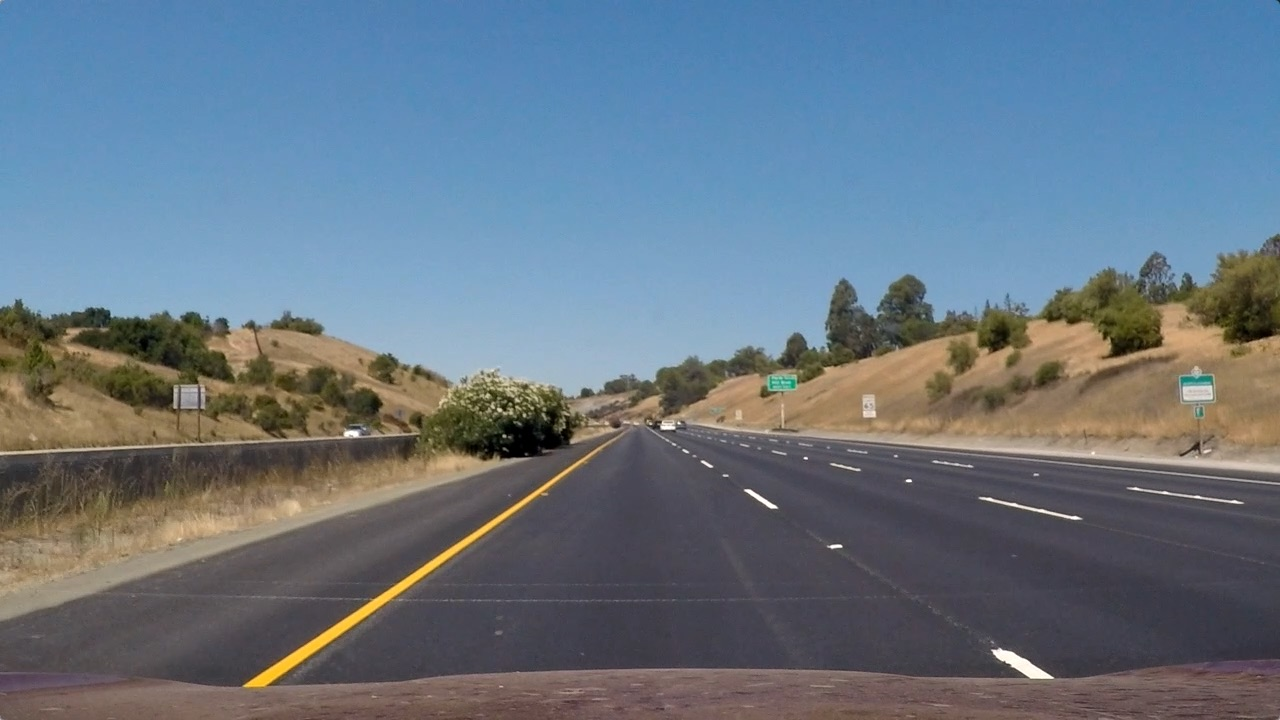
#> input picture test_images/straight_lines1.jpg, 1280 x 720 px
$ python code.py   (Python 2 division)   (older library calls are emulated)
#> lines starting #> are read from the running program, lines starting #| are printed output that depends on the picture; after the words box and inside, x2 and y2 are one past the last pixel; in counts of white or black regions, pixels touching at a corner belong together
# -*- coding: utf-8 -*-
"""
The goals / steps of this project are the following:

* Compute the camera calibration matrix and distortion coefficients given a set of chessboard images.
* Apply a distortion correction to raw images.
* Use color transforms, gradients, etc., to create a thresholded binary image.
* Apply a perspective transform to rectify binary image ("birds-eye view").
* Detect lane pixels and fit to find the lane boundary.
* Determine the curvature of the lane and vehicle position with respect to center.
* Warp the detected lane boundaries back onto the original image.
* Output visual display of the lane boundaries and numerical estimation of lane curvature and vehicle position.
"""
#%% cell 0: importers
import numpy as np
import cv2
import glob
import matplotlib
#print("matplotlib backend: ",matplotlib.get_backend())
import matplotlib.pyplot as plt
import matplotlib.image as mpimg
import pickle
from moviepy.editor import VideoFileClip
import os

#%% cell 1: helper functions
# [35 lines left out: function get_mtx_dist, not called in this run]


def do_undistort(img, mtx, dist, showGUI=False):
    dst = cv2.undistort(img, mtx, dist, None, mtx)
    if showGUI:
        # Visualize undistortion
        f, (ax1, ax2) = plt.subplots(1, 2, figsize=(20,10))
        ax1.imshow(img)
        ax1.set_title('Original Image', fontsize=30)
        ax2.imshow(dst)
        ax2.set_title('Undistorted Image', fontsize=30)
    return dst


def gaussian_blur(img, kernel_size):
    """Applies a Gaussian Noise kernel"""
    return cv2.GaussianBlur(img, (kernel_size, kernel_size), 0)

def region_of_interest(img, vertices):
    """
    Applies an image mask.

    Only keeps the region of the image defined by the polygon
    formed from `vertices`. The rest of the image is set to black.
    """
    #defining a blank mask to start with
    mask = np.zeros_like(img)

    #defining a 3 channel or 1 channel color to fill the mask with depending on the input image
    if len(img.shape) > 2:
        channel_count = img.shape[2]  # i.e. 3 or 4 depending on your image
        ignore_mask_color = (255,) * channel_count
    else:
        ignore_mask_color = 255

    #filling pixels inside the polygon defined by "vertices" with the fill color
    cv2.fillPoly(mask, vertices, ignore_mask_color)

    #returning the image only where mask pixels are nonzero
    masked_image = cv2.bitwise_and(img, mask)
    return masked_image


def get_color_combo_binary(img,sx_thresh=(20, 100), s_thresh=(170, 255),  showGUI=False):
    gray = cv2.cvtColor(img, cv2.COLOR_RGB2GRAY)
    # Convert to HLS color space and separate the L,S channel
    hls = cv2.cvtColor(img, cv2.COLOR_RGB2HLS).astype(np.float)
    s_channel = hls[:,:,2]

    # Sobel x
    sobelx = cv2.Sobel(gray, cv2.CV_64F, 1, 0) # Take the derivative in x
    abs_sobelx = np.absolute(sobelx) # Absolute x derivative to accentuate lines away from horizontal
    scaled_sobel = np.uint8(255*abs_sobelx/np.max(abs_sobelx))

    # Threshold x gradient
    sxbinary = np.zeros_like(scaled_sobel)
    sxbinary[(scaled_sobel >= sx_thresh[0]) & (scaled_sobel <= sx_thresh[1])] = 1

    # Threshold color channel
    s_binary = np.zeros_like(s_channel)
    s_binary[(s_channel >= s_thresh[0]) & (s_channel <= s_thresh[1])] = 1
    # Stack each channel
    # Note color_binary[:, :, 0] is all 0s, effectively an all black image.
    color_binary = np.dstack(( np.zeros_like(sxbinary), sxbinary, s_binary))

    # Combine the two binary thresholds
    combined_binary = np.zeros_like(sxbinary)
    combined_binary[(s_binary == 1) | (sxbinary == 1)] = 1

    img_height, img_length =combined_binary.shape
    vertices = np.array([[(0.1*img_length,img_height),(0.40*img_length, 0.6*img_height), (0.60*img_length, 0.6*img_height), (0.9*img_length,img_height)]], dtype=np.int32)
    combined_binary_masked=region_of_interest(combined_binary, vertices)

    if showGUI:
        # Plot the result
        f, (ax1, ax2,ax3,ax4) = plt.subplots(1, 4, figsize=(24, 9))
        f.tight_layout()

        ax1.imshow(img)
        ax1.set_title('Original Image', fontsize=30)
        plt.subplots_adjust(left=0.1, right=0.9, top=0.9, bottom=0.)

        ax2.imshow(color_binary)
        ax2.set_title('color_binary', fontsize=30)
        plt.subplots_adjust(left=0.1, right=0.9, top=0.9, bottom=0.)

        ax3.imshow(combined_binary,cmap='gray')
        ax3.set_title('combined_binary', fontsize=30)
        plt.subplots_adjust(left=0.1, right=0.9, top=0.9, bottom=0.)

        ax4.imshow(combined_binary_masked,cmap='gray')
        ax4.set_title('combined_binary_masked', fontsize=30)
        plt.subplots_adjust(left=0.1, right=0.9, top=0.9, bottom=0.)
    return (color_binary,combined_binary, combined_binary_masked)


# [33 lines left out: function get_persp_trans_mtx, not called in this run]

def do_persp_tf(img, M, showGUI=False):
    """
    Apply a perspective transform to rectify binary image ("birds-eye view").
    """
    # Warp the image using OpenCV warpPerspective()
    warped = cv2.warpPerspective(img, M, (img.shape[1], img.shape[0]))
    if showGUI:
        # Visualize perspective transform
        if len(img.shape) > 2:
            color_map=None
        else:
            color_map='gray'
        f, (ax1, ax2) = plt.subplots(1, 2, figsize=(20,10))
        ax1.imshow(img,cmap=color_map)
        ax1.set_title('Original Image', fontsize=30)
        ax2.imshow(warped,cmap=color_map)
        ax2.set_title('Warped Image', fontsize=30)
    return warped


def find_left_right_line_points(warped_binary):
    # Assuming you have created a warped binary image called "warped_binary"
    # Take a histogram of the bottom half of the image
    histogram = np.sum(warped_binary[warped_binary.shape[0]/2:,:], axis=0)
    # Create an output image to draw on and  visualize the result
    out_img = np.dstack((warped_binary, warped_binary, warped_binary))*255
    # Find the peak of the left and right halves of the histogram
    # These will be the starting point for the left and right lines
    midpoint = np.int(histogram.shape[0]/2)
    leftx_base = np.argmax(histogram[:midpoint])
    rightx_base = np.argmax(histogram[midpoint:]) + midpoint

    # Choose the number of sliding windows
    nwindows = 9
    # Set height of windows
    window_height = np.int(warped_binary.shape[0]/nwindows)
    # Identify the x and y positions of all nonzero pixels in the image
    nonzero = warped_binary.nonzero()
    nonzeroy = np.array(nonzero[0])
    nonzerox = np.array(nonzero[1])
    # Current positions to be updated for each window
    leftx_current = leftx_base
    rightx_current = rightx_base
    # Set the width of the windows +/- margin
    margin = 80
    # Set minimum number of pixels found to recenter window
    minpix = 50
    # Create empty lists to receive left and right lane pixel indices
    left_lane_inds = []
    right_lane_inds = []

    # Step through the windows one by one
    for window in range(nwindows):
        # Identify window boundaries in x and y (and right and left)
        win_y_low = warped_binary.shape[0] - (window+1)*window_height
        win_y_high = warped_binary.shape[0] - window*window_height
        win_xleft_low = leftx_current - margin
        win_xleft_high = leftx_current + margin
        win_xright_low = rightx_current - margin
        win_xright_high = rightx_current + margin
        # Draw the windows on the visualization image
        cv2.rectangle(out_img,(win_xleft_low,win_y_low),(win_xleft_high,win_y_high),(0,255,0), 2)
        cv2.rectangle(out_img,(win_xright_low,win_y_low),(win_xright_high,win_y_high),(0,255,0), 2)
        # Identify the nonzero pixels in x and y within the window
        good_left_inds = ((nonzeroy >= win_y_low) & (nonzeroy < win_y_high) & (nonzerox >= win_xleft_low) & (nonzerox < win_xleft_high)).nonzero()[0]
        good_right_inds = ((nonzeroy >= win_y_low) & (nonzeroy < win_y_high) & (nonzerox >= win_xright_low) & (nonzerox < win_xright_high)).nonzero()[0]
        # Append these indices to the lists
        left_lane_inds.append(good_left_inds)
        right_lane_inds.append(good_right_inds)
        # If you found > minpix pixels, recenter next window on their mean position
        if len(good_left_inds) > minpix:
            leftx_current = np.int(np.mean(nonzerox[good_left_inds]))
        if len(good_right_inds) > minpix:
            rightx_current = np.int(np.mean(nonzerox[good_right_inds]))

    # Concatenate the arrays of indices
    left_lane_inds = np.concatenate(left_lane_inds)
    right_lane_inds = np.concatenate(right_lane_inds)

    # Extract left and right line pixel positions
    leftx = nonzerox[left_lane_inds]
    lefty = nonzeroy[left_lane_inds]
    rightx = nonzerox[right_lane_inds]
    righty = nonzeroy[right_lane_inds]

    return (leftx,lefty,rightx,righty)


def do_poly_fit(leftx,lefty,rightx,righty, warped_binary=None):
    # Fit a second order polynomial to each
    left_fit = np.polyfit(lefty, leftx, 2)
    right_fit = np.polyfit(righty, rightx, 2)

    if warped_binary!=None:
        #visualization
        # Generate x and y values for plotting
        fity = np.linspace(0, warped_binary.shape[0]-1, warped_binary.shape[0] )
        fit_leftx = left_fit[0]*fity**2 + left_fit[1]*fity + left_fit[2]
        fit_rightx = right_fit[0]*fity**2 + right_fit[1]*fity + right_fit[2]

        plt.figure()
        plt.imshow(warped_binary,cmap='gray')
        plt.title('warped_binary and fitted lines')
        plt.plot(fit_leftx, fity, color='yellow')
        plt.plot(fit_rightx, fity, color='yellow')
        plt.xlim(0, 1280)
        plt.ylim(720, 0)

        straight_lines1_combined_binary_masked_warped_fitted=cv2.cvtColor(255*warped_binary.copy(), cv2.COLOR_GRAY2BGR)
        pts_left = np.int_(np.transpose(np.vstack([fit_leftx, fity])))
        pts_right = np.int_(np.flipud(np.transpose(np.vstack([fit_rightx, fity]))))
        cv2.polylines(straight_lines1_combined_binary_masked_warped_fitted,
                      [pts_left, pts_right], False, (0,255, 255), thickness=4, lineType=8, shift=0)

        cv2.imwrite('output_images/straight_lines1_combined_binary_masked_warped_fitted.jpg',
                     straight_lines1_combined_binary_masked_warped_fitted)


    return (left_fit,right_fit)


# [142 lines left out: functions find_left_right_line_points_again, calculate_curvature_offset, warp_back, init, image_process_pipeline, not called in this run]
#%% cell 2: initialization to get camera matrix, distortion coefficients, pesperctive transformation matrix and its inverse

if not os.path.exists("./trans_info_pickle.p"):
    mtx, dist,M,Minv=init()

with open("./trans_info_pickle.p", mode='rb') as f:
#> (reads trans_info_pickle.p from the repository)
    dist_info = pickle.load(f)
    mtx = dist_info["mtx"]
    dist = dist_info["dist"]
    M = dist_info["M"]
    Minv = dist_info["Minv"]

#%% cell 3: details of the use of the image precessing pipeline to a single image

img = mpimg.imread('test_images/straight_lines1.jpg') #straight_lines1
#> img is the input picture: shape (720, 1280, 3); mean R, G, B 103.2, 117.7, 131.2
img_undist = do_undistort(img, mtx, dist, showGUI=False)
mpimg.imsave('output_images/straight_lines1_undistorted.jpg',img_undist)
img_undist= gaussian_blur(img_undist, 5)
warped_img =do_persp_tf(img_undist,M, showGUI=True)


color_binary, combined_binary, combined_binary_masked=get_color_combo_binary(img_undist, sx_thresh=(20, 100), s_thresh=(150, 255),showGUI=True)
#> in get_color_combo_binary, `s_channel = hls[:,:,2]`:
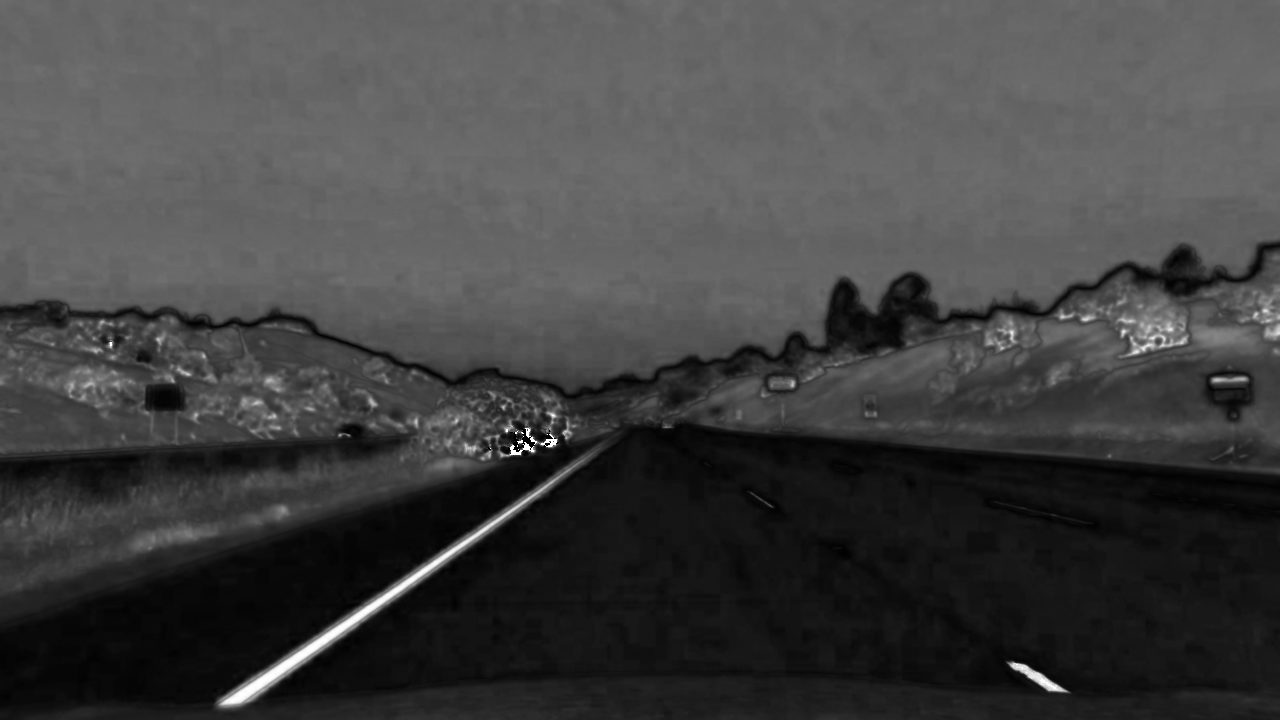
#> s_channel: shape (720, 1280) float64; min 0, max 255, mean 65.9
#> in get_color_combo_binary, `sobelx = cv2.Sobel(gray, cv2.CV_64F, 1, 0)`:
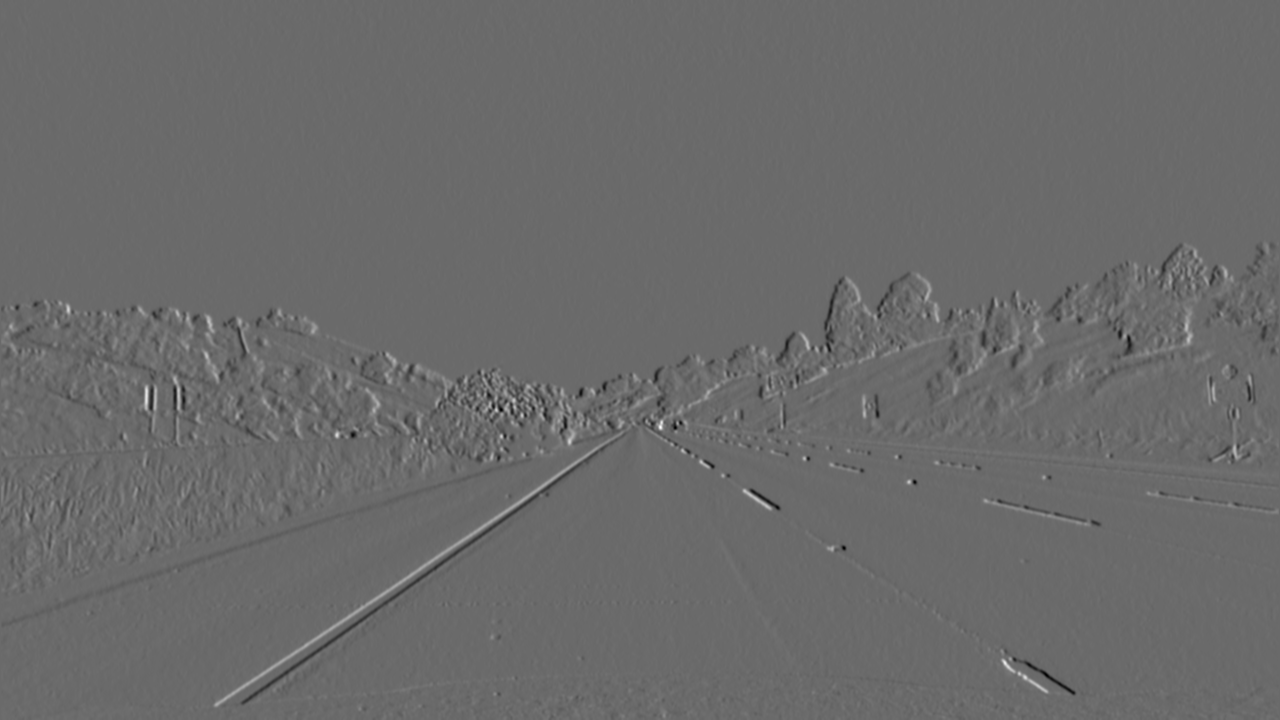
#> sobelx: shape (720, 1280) float64; min -296, max 410, mean -0.1; drawn with min black and max white
#> in region_of_interest, `cv2.fillPoly(mask, vertices, ignore_mask_color)`:
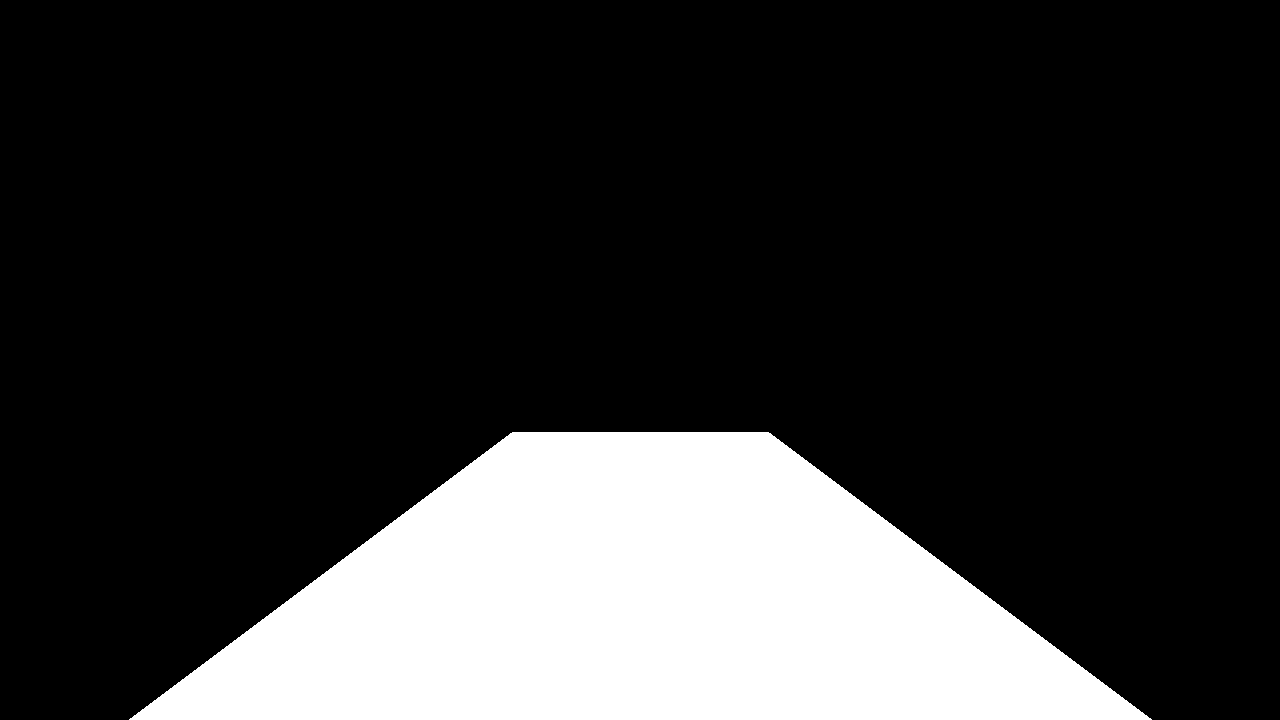
#> mask: shape (720, 1280); 20% white; 1 white region, box (x1, y1, x2, y2) and area: (129, 432, 1152, 720) 184416
#> in region_of_interest, `masked_image = cv2.bitwise_and(img, mask)`: img: shape (720, 1280); values 0 (black) and 1 (white), 5.4% white; 1489 white regions (1099 under 20 px), largest, box (x1, y1, x2, y2) and area: (213, 416, 627, 708) 6089, (415, 363, 597, 448) 4020, (1112, 305, 1194, 357) 1248
#> combined_binary_masked: shape (720, 1280); values 0 (black) and 1 (white), 1% white; 155 white regions (129 under 20 px), largest, box (x1, y1, x2, y2) and area: (213, 432, 627, 708) 5970, (1001, 656, 1076, 696) 881, (500, 442, 544, 458) 262
mpimg.imsave('output_images/straight_lines1_color_binary.jpg',color_binary)
mpimg.imsave('output_images/straight_lines1_combined_binary.jpg',combined_binary, cmap='gray')
mpimg.imsave('output_images/straight_lines1_combined_binary_masked.jpg',combined_binary_masked*255, cmap='gray')

warped_binary =do_persp_tf(combined_binary_masked,M, showGUI=False)
#> in do_persp_tf (call 2), `warped = cv2.warpPerspective(img, M, (img.shape[1], img.shape[0]))`: warped: shape (720, 1280); values 0 (black) and 1 (white), 5.7% white; 66 white regions (56 under 20 px), largest, box (x1, y1, x2, y2) and area: (259, 0, 369, 716) 38758, (949, 0, 1037, 172) 7471, (942, 355, 1006, 479) 3415
mpimg.imsave('output_images/straight_lines1_combined_binary_masked_warped.jpg',warped_binary*255, cmap='gray')

leftx,lefty,rightx,righty=find_left_right_line_points(warped_binary)
#> in find_left_right_line_points, `histogram = np.sum(warped_binary[warped_binary.shape[0]/2:,:], axis=0)`: histogram = 1280 values, max 356 at index 315, min 0 at index 0, mean 14.28
#> in find_left_right_line_points, `leftx_base = np.argmax(histogram[:midpoint])`: leftx_base = 315
#> in find_left_right_line_points, `rightx_base = np.argmax(histogram[midpoint:]) + midpoint`: rightx_base = 971
#> in find_left_right_line_points, `nonzero = warped_binary.nonzero()`: nonzero = 52554 positions, rows 0 to 719, columns 0 to 1036
#> in find_left_right_line_points, `leftx_current = leftx_base`: leftx_current = 315
#> in find_left_right_line_points, `rightx_current = rightx_base`: rightx_current = 971
#> the loop in find_left_right_line_points, `for window in range(nwindows):` made 9 passes
#> (win_xleft_low, win_xleft_high, win_xright_low, win_xright_high, leftx_current, rightx_current) on passes 1, 2, 4, 5, 6, 7, 8, 9: (235, 395, 891, 1051, 321, 958), (241, 401, 878, 1038, 320, 961), (239, 399, 881, 1041, 316, 969), (236, 396, 889, 1049, 317, 978), (237, 397, 898, 1058, 312, 979), (232, 392, 899, 1059, 308, 992), (228, 388, 912, 1072, 307, 979), (227, 387, 899, 1059, 310, 999)
#> (win_xleft_low, win_xleft_high, win_xright_low, win_xright_high, leftx_current) on pass 3: (240, 400, 881, 1041, 319)
#> after the loop in find_left_right_line_points, `for window in range(nwindows):`:
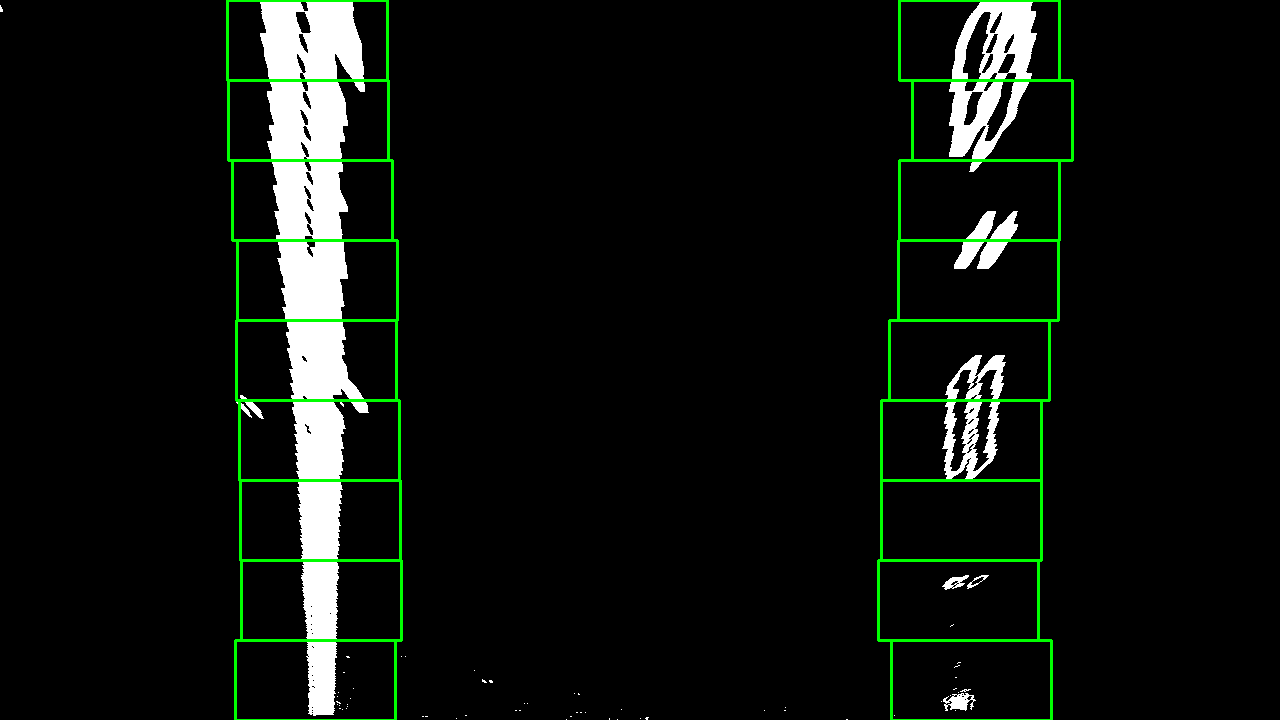
#> out_img: shape (720, 1280, 3); mean of channels 0, 1, 2 14, 18.8, 14; drawn as B, G, R
#> after the loop in find_left_right_line_points, `for window in range(nwindows):`: left_lane_inds = 9 items
#> in find_left_right_line_points, `right_lane_inds = np.concatenate(right_lane_inds)`: right_lane_inds = 13433 values, max 52530 at index 379, min 88 at index 9357, mean 21662
#> in find_left_right_line_points, `rightx = nonzerox[right_lane_inds]`: rightx = 13433 values, max 1036 at index 11171, min 894 at index 379, mean 984
#> in find_left_right_line_points, `righty = nonzeroy[right_lane_inds]`: righty = 13433 values, max 715 at index 379, min 0 at index 9357, mean 212.4

left_fit,right_fit=do_poly_fit(leftx,lefty,rightx,righty, warped_binary)
#> in do_poly_fit, `left_fit = np.polyfit(lefty, leftx, 2)`: left_fit = [1.24e-05, 0.0145, 307.8]
#> in do_poly_fit, `right_fit = np.polyfit(righty, rightx, 2)`: right_fit = [5.66e-05, -0.0929, 999.4]
#> (the run stopped early here; a loop or call above may not have finished)
